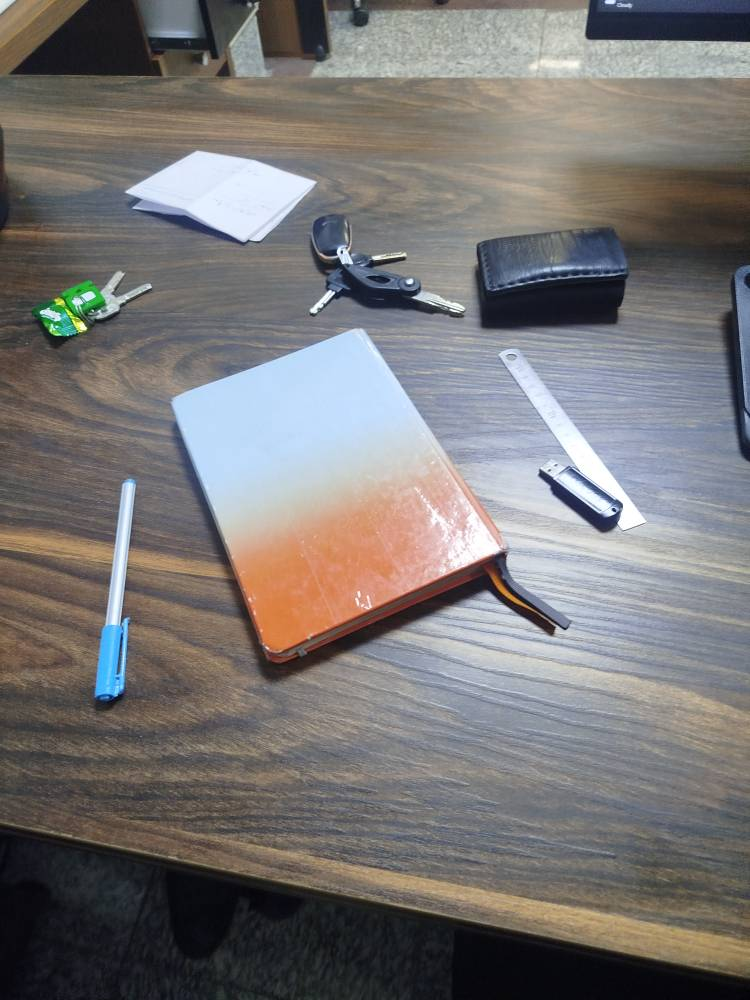
#> input picture ComputerVision/TA/ThirdAssignment/12.jpg, 750 x 1000 px
$ jupyter execute Assign3_Bababeyk.ipynb
#> lines starting #> are read from the running program, lines starting #| are printed output that depends on the picture
[cell 1]
import cv2

# 1. Assume that the image img2 has already been loaded
# If not loaded, use the following line:
img2 = cv2.imread('12.jpg')
#> img2 is the input picture: shape (1000, 750, 3); mean B, G, R 117.2, 117.7, 120.6

# 2. Create a 90-degree rotated version (clockwise)
img_90 = cv2.rotate(img2, cv2.ROTATE_90_CLOCKWISE)
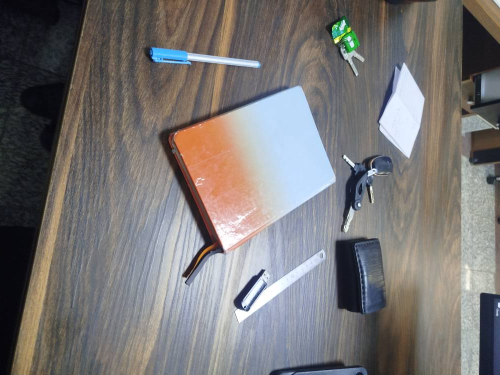
#> img_90: shape (750, 1000, 3) (shown at 1/2 size); mean B, G, R 117.2, 117.7, 120.6

# 3. Create a 180-degree rotated version
img_180 = cv2.rotate(img2, cv2.ROTATE_180)
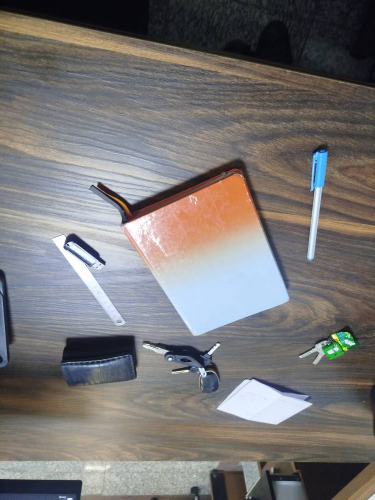
#> img_180: shape (1000, 750, 3) (shown at 1/2 size); mean B, G, R 117.2, 117.7, 120.6

# 4. Create a 270-degree rotated version (90 degrees counterclockwise)
img_270 = cv2.rotate(img2, cv2.ROTATE_90_COUNTERCLOCKWISE)
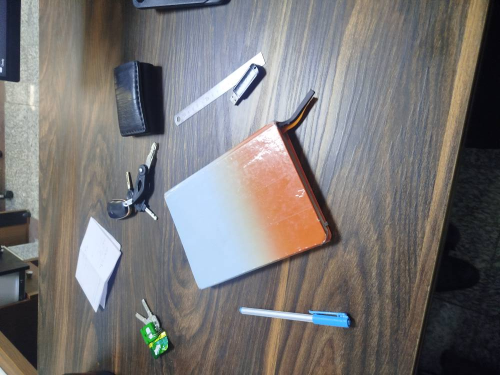
#> img_270: shape (750, 1000, 3) (shown at 1/2 size); mean B, G, R 117.2, 117.7, 120.6

# 5. Display or save the images (optional)
cv2.imwrite('img_90.jpg', img_90)
cv2.imwrite('img_180.jpg', img_180)
cv2.imwrite('img_270.jpg', img_270)
#> Out = True

[cell 2]
# 1. Initialize the SIFT detector
sift = cv2.SIFT_create()

# 2. Extract keypoints and descriptors for the original image (img2)
kp_ref, des_ref = sift.detectAndCompute(img2, None)
#> kp_ref = 1615 keypoints; strongest (x, y, size): (614, 510, 2.4), (81, 327, 6.5), (410, 281, 3.7), (543, 475, 6.2)

# List of rotated images created in the previous step
rotated_images = [img_90, img_180, img_270]
titles = ["90 Degrees", "180 Degrees", "270 Degrees"]

# Create BFMatcher object
bf = cv2.BFMatcher()

for i, img_rot in enumerate(rotated_images):
    # a) Extract features for the rotated image
    kp_rot, des_rot = sift.detectAndCompute(img_rot, None)

    # b) Match descriptors using knnMatch (k=2)
    matches = bf.knnMatch(des_ref, des_rot, k=2)

    # c) Apply the Ratio Test (Lowe's criterion)
    good_matches = []
    for m, n in matches:
        if m.distance < 0.75 * n.distance:
            good_matches.append(m)

    # d) Print the number of good matches found
    print(f"Matches found in {titles[i]}: {len(good_matches)}")

    # e) Draw and display the matches (optional)
    img_match = cv2.drawMatches(
        img2, kp_ref,
        img_rot, kp_rot,
        good_matches[:50],
        None,
        flags=cv2.DrawMatchesFlags_NOT_DRAW_SINGLE_POINTS
    )
    cv2.imshow(f'Matching {titles[i]}', img_match)
#> this loop made 3 passes
#| Matches found in 90 Degrees: 1527
#| Matches found in 180 Degrees: 1501
#| Matches found in 270 Degrees: 1542
#> pass 1, `img_match = cv2.drawMatches( img2, kp_ref, img_rot, kp_rot, good_match..`:
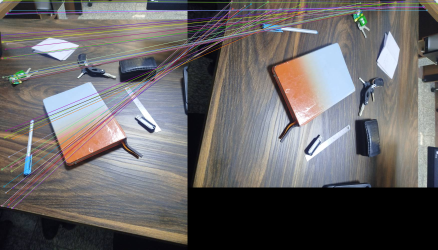
#> img_match: shape (1000, 1750, 3) (shown at 1/4 size); mean B, G, R 102.3, 101.9, 104.9

cv2.waitKey(0)
cv2.destroyAllWindows()

[cell 3]
import matplotlib.pyplot as plt

# 1. Initialize SIFT and extract features from the original image
sift = cv2.SIFT_create()
kp_ref, des_ref = sift.detectAndCompute(img2, None)

# 2. Define image list and configuration
rotated_images = [img_90, img_180, img_270]
labels = ["90 Degrees", "180 Degrees", "270 Degrees"]
bf = cv2.BFMatcher()

results_imgs = []
match_counts = []

# 3. Main loop: feature extraction, matching, and preparation for visualization
for img_rot, label in zip(rotated_images, labels):
    # a) Extract keypoints of the rotated image (on the fly)
    kp_rot, des_rot = sift.detectAndCompute(img_rot, None)

    # b) Match features
    matches = bf.knnMatch(des_ref, des_rot, k=2)

    # c) Apply the Ratio Test
    good_matches = [m for m, n in matches if m.distance < 0.75 * n.distance]
    match_counts.append(len(good_matches))

    # d) Draw matching lines (only the first 40 to avoid clutter)
    res = cv2.drawMatches(
        img2, kp_ref,
        img_rot, kp_rot,
        good_matches[:40],
        None,
        flags=cv2.DrawMatchesFlags_NOT_DRAW_SINGLE_POINTS
    )
    results_imgs.append(res)
#> this loop made 3 passes
#> (label, good_matches) on passes 1 to 3: ('90 Degrees', 1527 matches), ('180 Degrees', 1501 matches), ('270 Degrees', 1542 matches)
#> pass 1, `res = cv2.drawMatches( img2, kp_ref, img_rot, kp_rot, good_matches[:40..`:
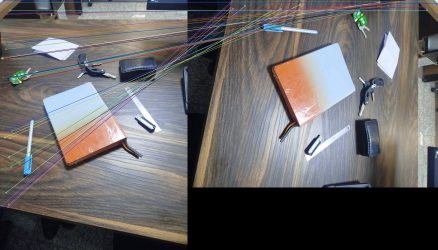
#> res: shape (1000, 1750, 3) (shown at 1/4 size); mean B, G, R 102, 101.5, 103.7
#> pass 2, `res = cv2.drawMatches( img2, kp_ref, img_rot, kp_rot, good_matches[:40..`:
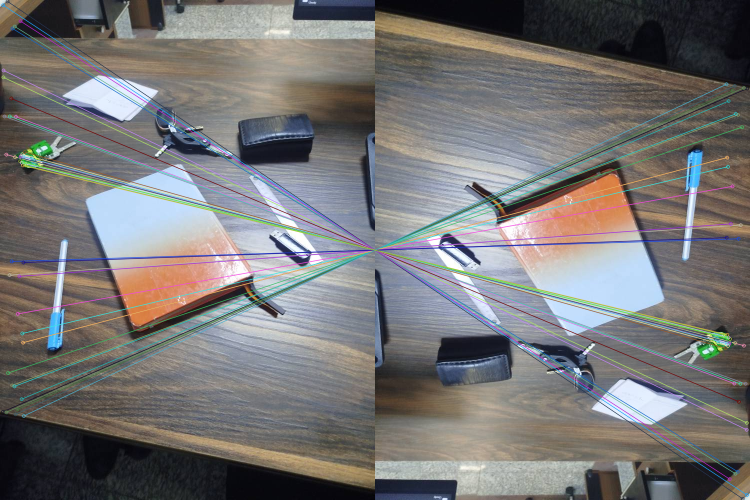
#> res: shape (1000, 1500, 3) (shown at 1/2 size); mean B, G, R 117.2, 117.4, 119.2
#> pass 3, `res = cv2.drawMatches( img2, kp_ref, img_rot, kp_rot, good_matches[:40..`:
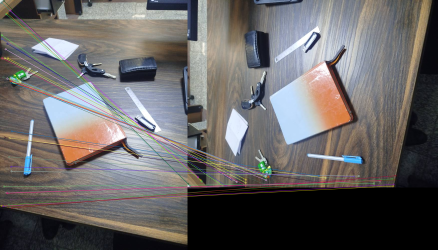
#> res: shape (1000, 1750, 3) (shown at 1/4 size); mean B, G, R 100.4, 100.8, 103.8
#> after the loop, match_counts = [1527, 1501, 1542]; results_imgs = 3 items

# 4. Display results side by side
plt.figure(figsize=(15, 20))
for i in range(3):
    plt.subplot(3, 1, i + 1)
    # Convert BGR to RGB for correct display in Matplotlib
    plt.imshow(cv2.cvtColor(results_imgs[i], cv2.COLOR_BGR2RGB))
    plt.title(f"Rotation: {labels[i]} | Good Matches: {match_counts[i]}")
    plt.axis('off')

plt.tight_layout()
plt.show()
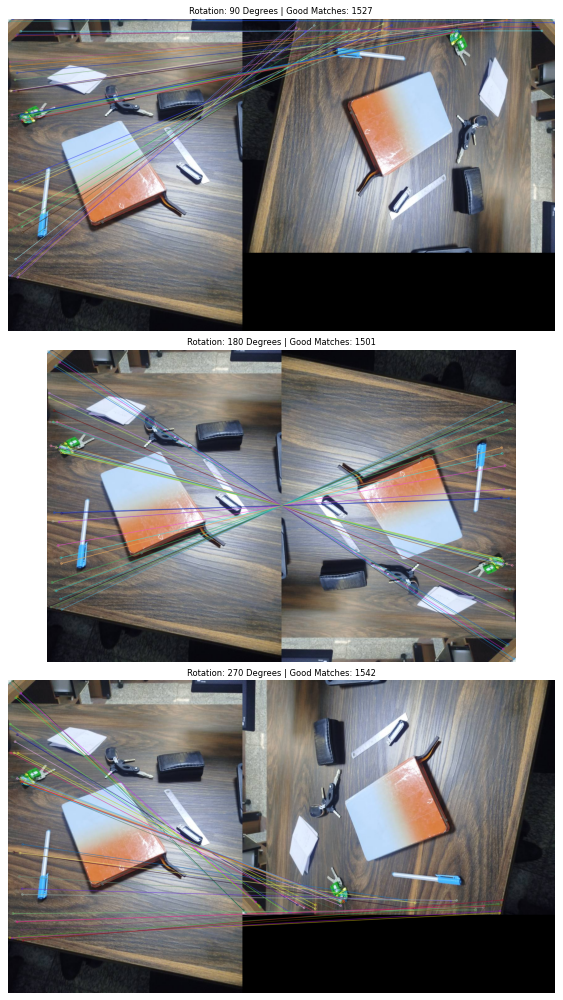
#> figure drawn by matplotlib, 3 panels

$ run again, with ComputerVision/TA/ThirdAssignment/img_180.jpg copied over ComputerVision/TA/ThirdAssignment/12.jpg
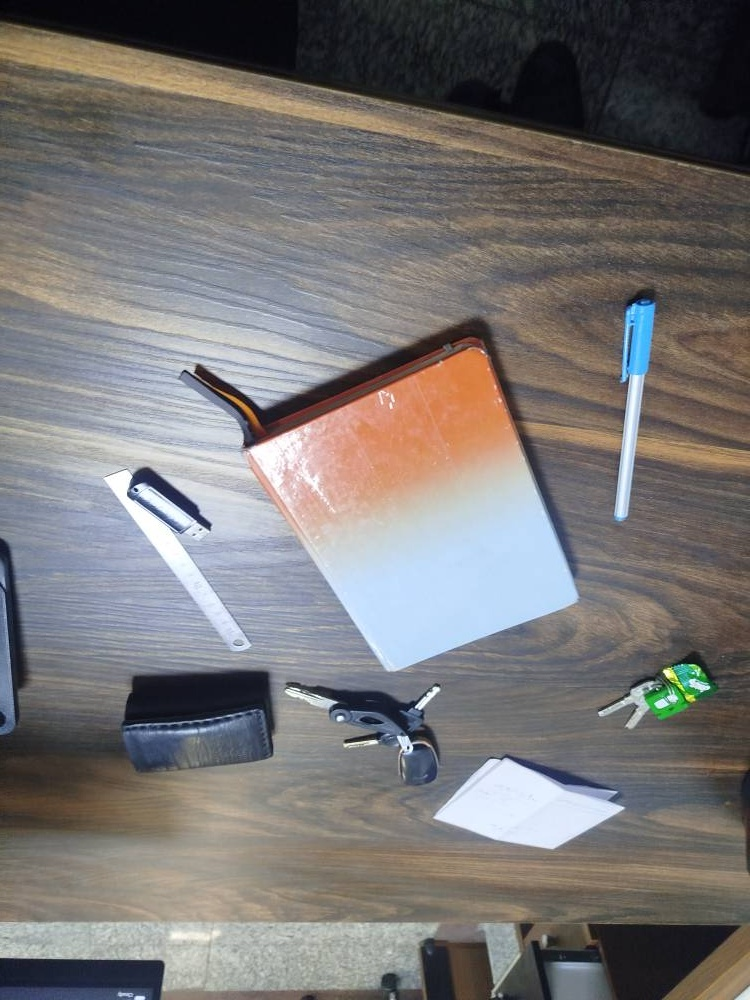
#> input picture ComputerVision/TA/ThirdAssignment/img_180.jpg, 750 x 1000 px
#> img2 is the input picture: shape (1000, 750, 3); mean B, G, R 117.2, 117.7, 120.6
#> Out = True
#> kp_ref = 1608 keypoints; strongest (x, y, size): (136, 490, 2.3), (668, 673, 6.5), (340, 718, 3.7), (206, 524, 6.3)
#> the loop `for i, img_rot in enumerate(rotated_images):` made 3 passes
#| Matches found in 90 Degrees: 1532
#| Matches found in 180 Degrees: 1518
#| Matches found in 270 Degrees: 1541
#> pass 1, `img_match = cv2.drawMatches( img2, kp_ref, img_rot, kp_rot, good_match..`:
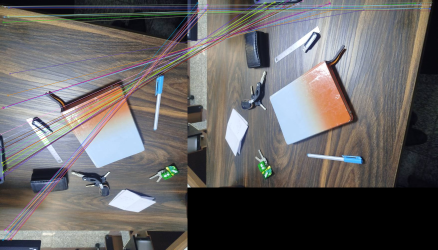
#> img_match: shape (1000, 1750, 3) (shown at 1/4 size); mean B, G, R 101.6, 101.6, 104.3
#> the loop `for img_rot, label in zip(rotated_images, labels):` made 3 passes
#> (label, good_matches) on passes 1 to 3: ('90 Degrees', 1532 matches), ('180 Degrees', 1518 matches), ('270 Degrees', 1541 matches)
#> after the loop `for img_rot, label in zip(rotated_images, labels):`: match_counts = [1532, 1518, 1541]; results_imgs = 3 items
#> `plt.show()`:
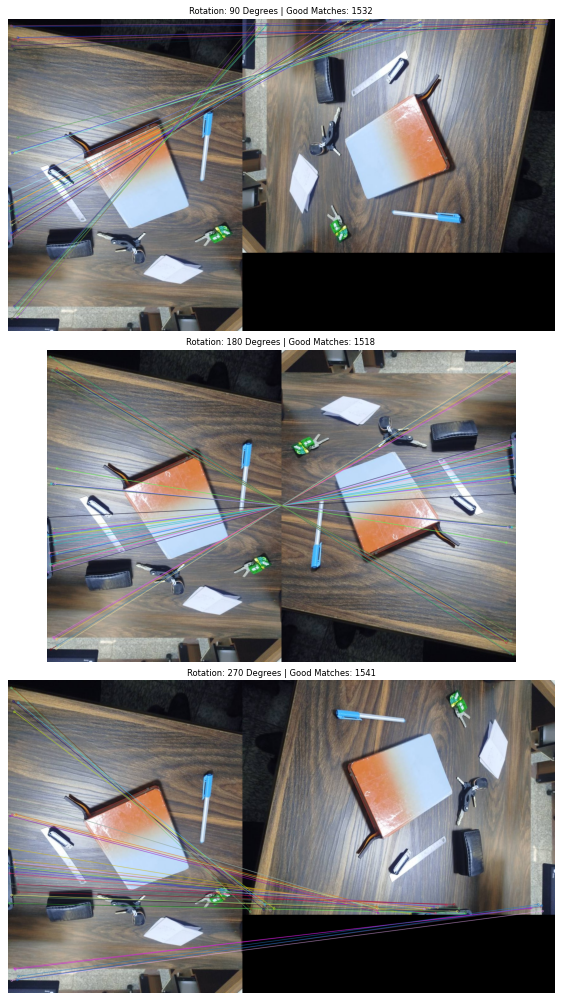
#> figure drawn by matplotlib, 3 panels

$ run again, with ComputerVision/TA/ThirdAssignment/img_270.jpg copied over ComputerVision/TA/ThirdAssignment/12.jpg
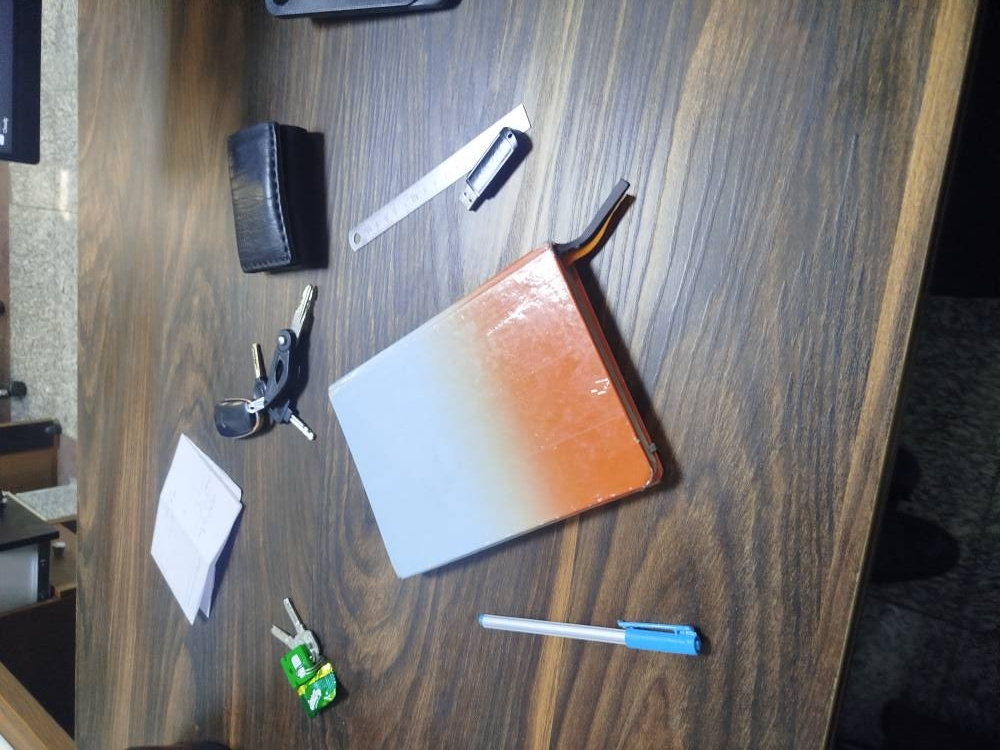
#> input picture ComputerVision/TA/ThirdAssignment/img_270.jpg, 1000 x 750 px
#> img2 is the input picture: shape (750, 1000, 3); mean B, G, R 117.2, 117.7, 120.6
#> Out = True
#> kp_ref = 1612 keypoints; strongest (x, y, size): (252, 408, 1.8), (510, 136, 2.3), (327, 668, 6.5), (281, 340, 3.7)
#> the loop `for i, img_rot in enumerate(rotated_images):` made 3 passes
#| Matches found in 90 Degrees: 1536
#| Matches found in 180 Degrees: 1507
#| Matches found in 270 Degrees: 1509
#> pass 1, `img_match = cv2.drawMatches( img2, kp_ref, img_rot, kp_rot, good_match..`:
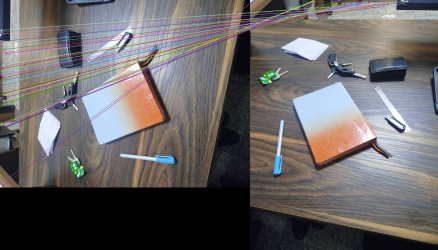
#> img_match: shape (1000, 1750, 3) (shown at 1/4 size); mean B, G, R 100.7, 100.7, 103.9
#> the loop `for img_rot, label in zip(rotated_images, labels):` made 3 passes
#> (label, good_matches) on passes 1 to 3: ('90 Degrees', 1536 matches), ('180 Degrees', 1507 matches), ('270 Degrees', 1509 matches)
#> after the loop `for img_rot, label in zip(rotated_images, labels):`: match_counts = [1536, 1507, 1509]; results_imgs = 3 items
#> `plt.show()`:
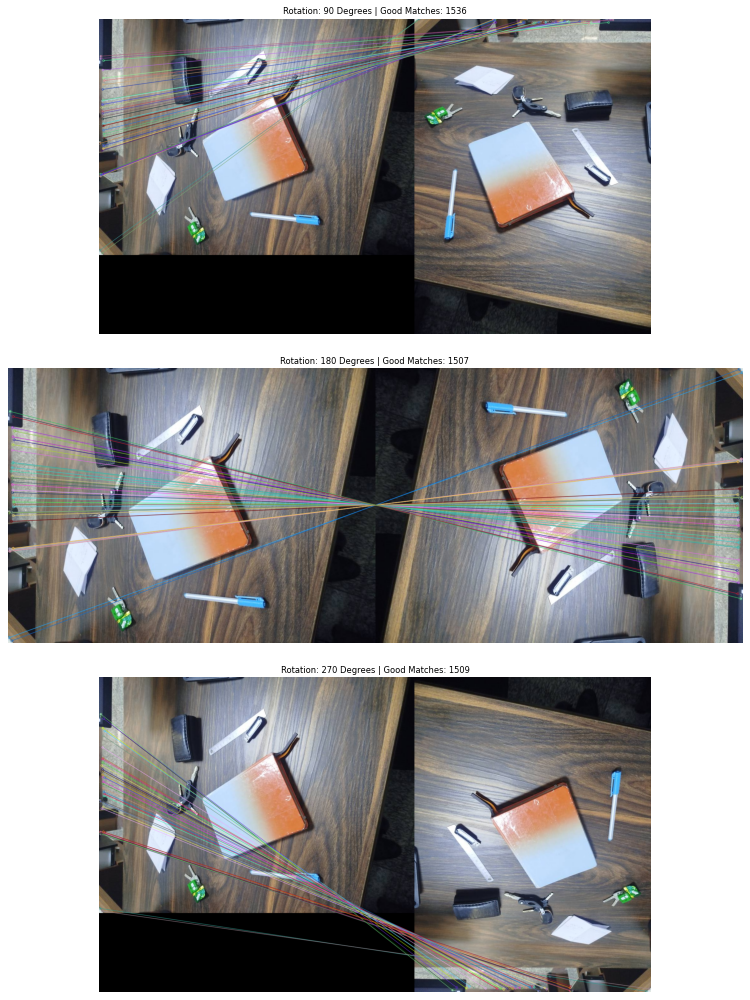
#> figure drawn by matplotlib, 3 panels
